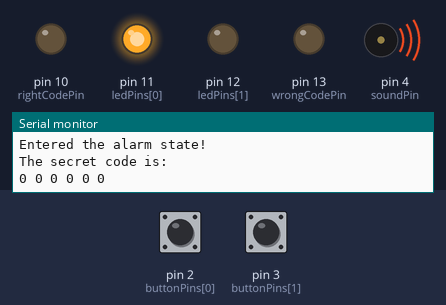
Bench run of a sketch on a simulated Arduino Uno, built with avr-gcc and run on an emulated ATmega328P. Shown: output pins drawn as LEDs (lit = HIGH), buzzer (waves = sounding), the last lines printed to the serial monitor. The inputs (shaded band) are chosen by the test bench; at power-on: pin 2 (buttonPins[0]) HIGH, pin 3 (buttonPins[1]) HIGH. Random numbers use the default seed unless the sketch sets one.

Above: at 0.35 s.
At 0.85 s:
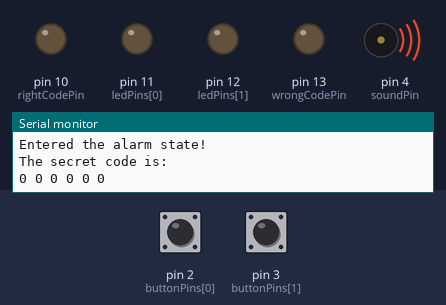
1.3 s: pin 2 (buttonPins[0]) pulled LOW for 1 s
At 5.0 s:
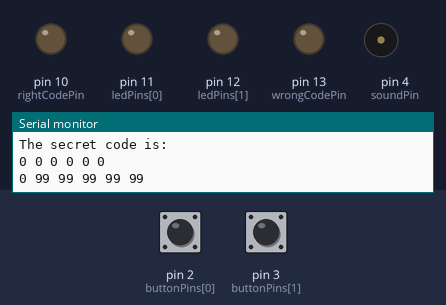
5.3 s: pin 2 (buttonPins[0]) pulled LOW for 3.2 s
10.0 s: pin 2 (buttonPins[0]) pulled LOW for 0.15 s
13.1 s: pin 3 (buttonPins[1]) pulled LOW for 3.2 s
17.8 s: pin 3 (buttonPins[1]) pulled LOW for 0.15 s
Timing chart, 0 to 20.8 s (numbered marks = the images above; inputs shaded):
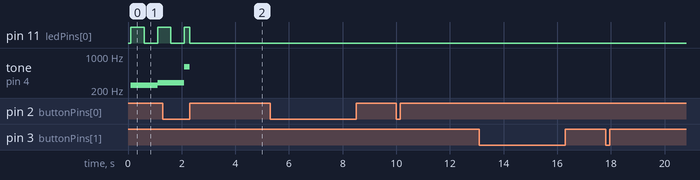

The sketch:

ArduinoAlarm.ino
```cpp
// Constant values for the secret code and user code
const byte constBitValueLow = 0;
const byte constBitValueHigh = 1;
const byte constBitValueNone = 99;

int ledPins[] = {11, 12};
int ledPinCount = 2;
int buttonPins[] = {2, 3};
int buttonPinCount = 2;
int wrongCodePin = 13;
int rightCodePin = 10;
int soundPin = 4;
const byte constUserInputActions[] = {constBitValueLow, constBitValueHigh};
byte prevButtonStates[] = {LOW, LOW};
byte currButtonStates[] = {LOW, LOW};

unsigned long constAlarmTimeMs = 100;
unsigned long currTimeMs = 0;
unsigned long constSnoozeDurationMs = 10000;

volatile bool ledDisplayFlag = false;
volatile byte alarmLedDisplayCounter = 0;

// The code is generated by taking the binary representation
// of a 6 bit int value. Thus the max allowed value is 2^6-1
const int constMaxCodeSize = 6;
byte secretCode[constMaxCodeSize];
byte userCode[constMaxCodeSize] = {constBitValueNone, constBitValueNone, constBitValueNone, constBitValueNone, constBitValueNone, constBitValueNone};

int constLedWaitDelay = 400;
int constLedDisplayDelay = 2000;

volatile bool isAlarmOff = false;
bool isAlarmRunning = false;

int soundSequence[constMaxCodeSize];

void setup() {
  // put your setup code here, to run once:
  Serial.begin(9600);

  // Set up the led pins as outputs
  for (int i = 0; i < ledPinCount; i++) {
    pinMode(ledPins[i], OUTPUT);
    digitalWrite(ledPins[i], LOW);
  }

  // Set up feedback pins
  pinMode(wrongCodePin, OUTPUT);
  digitalWrite(wrongCodePin, LOW);
  pinMode(rightCodePin, OUTPUT);
  digitalWrite(rightCodePin, LOW);

  // Set up the buttons as inputs
  for (int i = 0; i < buttonPinCount; i++) {
    pinMode(buttonPins[i], INPUT);
    attachInterrupt(digitalPinToInterrupt(buttonPins[i]), buttonInterrupt, CHANGE);
  }

  // Set up pin for sound
  pinMode(soundPin, OUTPUT);
  noTone(soundPin);

  randomSeed(analogRead(0) + analogRead(1) + analogRead(2) + analogRead(3) + analogRead(4));
}

void loop() {
  // put your main code here, to run repeatedly:
  // Save the previous button states
  prevButtonStates[0] = currButtonStates[0];
  prevButtonStates[1] = currButtonStates[1];

  currButtonStates[0] = digitalRead(buttonPins[0]);
  currButtonStates[1] = digitalRead(buttonPins[1]);

  // Get current time
  currTimeMs = millis();

  // Check if the alarm needs to ring
  if (shouldAlarmRing(currTimeMs, constAlarmTimeMs)) {

    if (!isAlarmRunning) {
      Serial.println("Entered the alarm state!");
      isAlarmRunning = true;
      generateCode(secretCode);
      generateSoundSequence(soundSequence);
      Serial.println("The secret code is:");
      printArrayForDebugging(secretCode);
      setupInterruptTimer1();
      enableInterruptTimer1();
    }

    bool isPressedButton0 = ((currButtonStates[0] == LOW) && (prevButtonStates[0] == HIGH));
    bool isPressedButton1 = ((currButtonStates[1] == LOW) && (prevButtonStates[1] == HIGH));
    int userPressedButton;

    if ((isPressedButton0) || (isPressedButton1)) {
      if (isPressedButton0) {
        debounce(buttonPins[0]);
        userPressedButton = 0;
      } else {
        debounce(buttonPins[1]);
        userPressedButton = 1;
      }

      byte userAction = addUserButtonPressToUserCode(userPressedButton, userCode);

      if (userAction == constBitValueHigh) {

        if (isUserCodeCorrect(userCode, secretCode)) {
          Serial.println("Alarm turned off!");
          isAlarmOff = true;
          disableInterruptTimer1();
          digitalWrite(rightCodePin, HIGH);
          digitalWrite(wrongCodePin, LOW);
          noTone(soundPin);
        } else {
          Serial.println("Not quite, try again!");
          clearUserCode(userCode);
          digitalWrite(rightCodePin, LOW);
          digitalWrite(wrongCodePin, HIGH);
        }
      } else {
        digitalWrite(wrongCodePin, LOW);
        digitalWrite(rightCodePin, LOW);
      }

      printArrayForDebugging(userCode);
    }

  } else {
    setLedOutputsLow();
    isAlarmRunning = false;
    noTone(soundPin);
  }
}

void generateCode(byte * codeArray) {
  int codeValue = random(1 << constMaxCodeSize);

  for (int i = 0; i < constMaxCodeSize; i++) {
    if ((codeValue & (1 << i)) > 0) {
      codeArray[i] = constBitValueHigh;
    } else {
      codeArray[i] = constBitValueLow;
    }
  }
}

void printArrayForDebugging(byte * arrayToPrint) {
  for (int i = 0; i < constMaxCodeSize; i++) {
    Serial.print(arrayToPrint[i]);
    Serial.print(" ");
  }

  Serial.println();
}

bool shouldAlarmRing(unsigned long currTime, unsigned long alarmTime) {
  return shouldAlarmRing(currTime, alarmTime, false, constSnoozeDurationMs);
}

bool shouldAlarmRing(unsigned long currTime, unsigned long alarmTime, bool isSnoozed, unsigned long snoozeDuration) {
  if (isAlarmOff) {
    return false;
  }

  if (!isSnoozed) {
    return (currTime >= alarmTime);
  }

  return (currTime >= (alarmTime + snoozeDuration));
}

void displayCodeOnLeds() {
  int signals[2];

  setLedOutputsHigh();
  delay(constLedDisplayDelay);

  for (int i = (constMaxCodeSize - 1); i >= 0; i--) {
    setLedOutputsLow();
    delay(constLedWaitDelay);

    //if (((1 << i) & secretCode) == 0) {
    if (secretCode[i] == 0) {
      signals[0] = HIGH;
      signals[1] = LOW;
    } else {
      signals[0] = LOW;
      signals[1] = HIGH;
    }

    Serial.print("Next value is: ");
    //Serial.println(((1 << i) & secretCode));

    setLedOutputs(signals);
    delay(constLedDisplayDelay);
  }

  setLedOutputsLow();
  delay(constLedWaitDelay);
}

void setLedOutputs(int ledPinSignals[]) {
  for (int i = 0; i < ledPinCount; i++) {
    digitalWrite(ledPins[i], ledPinSignals[i]);
  }
}

void setLedOutputsLow() {
  int lowSignals[] = {LOW, LOW};
  setLedOutputs(lowSignals);
}

void setLedOutputsHigh() {
  int highSignals[] = {HIGH, HIGH};
  setLedOutputs(highSignals);
}

void setLedOutputsHighLow() {
  int signals[] = {HIGH, LOW};
  setLedOutputs(signals);
}

void setLedOutputsLowHigh() {
  int signals[] = {LOW, HIGH};
  setLedOutputs(signals);
}

void buttonInterrupt() {
  for (int i = 0; i < buttonPinCount; i++) {
    if (digitalRead(buttonPins[i]) == LOW) {
      return;
    }
  }

  isAlarmOff = true;
}

int calcValueForTimer(float timeInSeconds) {
  float clockSpeed = 16000000;
  float prescaler = 1024;

  return (int) (((clockSpeed * timeInSeconds) / prescaler) - 1);
}

void setupInterruptTimer1() {
  TCCR1A = 0;// set entire TCCR1A register to 0
  TCCR1B = 0;// same for TCCR1B
  TCNT1  = 0;//initialize counter value to 0
  // set compare match register for 1hz increments
  OCR1A = calcValueForTimer(0.5); // = ((16*10^6) / (1*1024)) - 1 (must be <65536)
  // turn on CTC mode
  TCCR1B |= (1 << WGM12);
  // Set CS12 and CS10 bits for 1024 prescaler
  TCCR1B |= (1 << CS12) | (1 << CS10);
}

void enableInterruptTimer1() {
  // enable timer compare interrupt
  TIMSK1 |= (1 << OCIE1A);
}

void disableInterruptTimer1() {
  TIMSK1 &= ~(1 << OCIE1A);
}

ISR(TIMER1_COMPA_vect) {
  ledDisplayFlag = !ledDisplayFlag;

  if (ledDisplayFlag) {
    if (alarmLedDisplayCounter == constMaxCodeSize) {
      setLedOutputsHigh();
      alarmLedDisplayCounter = 0;
      noTone(soundPin);
    } else {
      tone(soundPin, soundSequence[alarmLedDisplayCounter]);
      if (secretCode[alarmLedDisplayCounter] == 0) {
        setLedOutputsHighLow();
      } else {
        setLedOutputsLowHigh();
      }

      alarmLedDisplayCounter++;
    }

  } else {
    setLedOutputsLow();
  }
}

void debounce(int pinToDebounce) {
  do {
    delay(50);
  } while (digitalRead(pinToDebounce) == HIGH);
}

int whichButtonPressed() {
  for (int i = 0; i < buttonPinCount; i++) {
    if (digitalRead(buttonPins[i]) == HIGH) {
      return i;
    }
  }

  return -1;
}

byte addUserButtonPressToUserCode(int buttonPressed, byte * userCode) {
  int i = 0;

  while (userCode[i] != constBitValueNone) {
    if (i == constMaxCodeSize) {
      return constBitValueNone;
    }

    i++;
  }

  userCode[i] = constUserInputActions[buttonPressed];

  if (i == (constMaxCodeSize - 1)) {
    return constBitValueHigh;
  }

  return constBitValueLow;
}

void clearUserCode(byte * userCode) {
  for (int i = 0; i < constMaxCodeSize; i++) {
    userCode[i] = constBitValueNone;
  }
}

bool isUserCodeCorrect(byte * userCode, byte * secretCode) {
  for (int i = 0; i < constMaxCodeSize; i++) {
    if (userCode[i] != secretCode[i]) {
      return false;
    }
  }

  return true;
}

void generateSoundSequence(int * soundCode) {
  for (int i = 0; i < constMaxCodeSize; i++) {
    soundCode[i] = 200 + random(500);
  }
}
```
